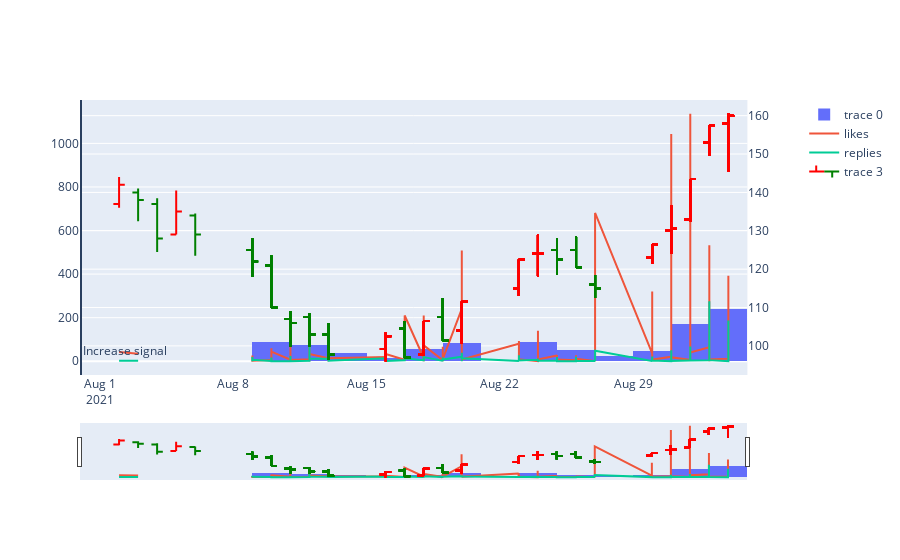

Notebook cell for this chart:
### Code cell
fig = make_subplots(specs=[[{"secondary_y": True}]])

fig.add_trace(go.Histogram(x=df2['date']))
fig.add_trace(go.Scatter(x=df2['date'], y=df2['likes'],name='likes'),secondary_y=False,)
fig.add_trace(go.Scatter(x=df2['date'], y=df2['reply'],name='replies'),secondary_y=False,)
#fig.add_trace(go.Scatter(x=df2['date'], y=df2['close'],name='close_price'),secondary_y=True,)
fig.add_trace(go.Ohlc(x=df2['date'],
                    open=df2['open'],
                    high=df2['max'],
                    low=df2['min'],
                    close=df2['close'],
                    increasing_line_color= 'red',
                      decreasing_line_color= 'green' #asian color for stock rises/falls
),secondary_y=True,)
fig.update_layout(
        shapes = [dict(
        x0='2021-07-31', x1='2021-07-31', y0=0, y1=1, xref='x', yref='paper',
        line_width=2)],
    annotations=[dict(
    x='2021-07-31', y=0.05, xref='x', yref='paper',
    showarrow=False, xanchor='left', text='Increase signal')])

fig.show()

### Figure 1 — Plotly figure (JSON) as saved in the notebook; plotly's stock layout.template omitted (floating-point values rounded to 4 significant figures; data arrays with more than 128 entries replaced by an {"elided": "..."} marker saying what was removed)
{"data": [{"type": "histogram", "x": {"elided": "980 str values"}}, {"name": "likes", "type": "scatter", "x": {"elided": "980 str values"}, "xaxis": "x", "y": {"elided": "980 int values"}, "yaxis": "y"}, {"name": "replies", "type": "scatter", "x": {"elided": "980 str values"}, "xaxis": "x", "y": {"elided": "980 int values"}, "yaxis": "y"}, {"close": {"elided": "980 float values"}, "decreasing": {"line": {"color": "green"}}, "high": {"elided": "980 float values"}, "increasing": {"line": {"color": "red"}}, "low": {"elided": "980 float values"}, "open": {"elided": "980 float values"}, "type": "ohlc", "x": {"elided": "980 str values"}, "xaxis": "x", "yaxis": "y2"}], "layout": {"annotations": [{"showarrow": false, "text": "Increase signal", "x": "2021-07-31", "xanchor": "left", "xref": "x", "y": 0.05, "yref": "paper"}], "shapes": [{"line": {"width": 2}, "x0": "2021-07-31", "x1": "2021-07-31", "xref": "x", "y0": 0, "y1": 1, "yref": "paper"}], "xaxis": {"anchor": "y", "domain": [0, 0.94]}, "yaxis": {"anchor": "x", "domain": [0, 1]}, "yaxis2": {"anchor": "x", "overlaying": "y", "side": "right"}}}
